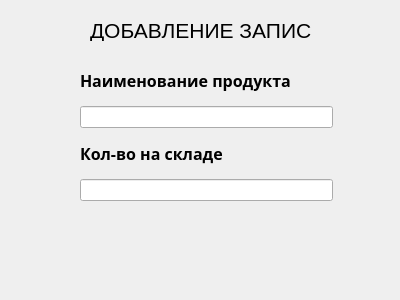
<?xml version="1.0" encoding="UTF-8"?>
<ui version="4.0">
 <class>Dialog</class>
 <widget class="QDialog" name="Dialog">
  <property name="geometry">
   <rect>
    <x>0</x>
    <y>0</y>
    <width>400</width>
    <height>300</height>
   </rect>
  </property>
  <property name="windowTitle">
   <string>Добавление покупки</string>
  </property>
  <widget class="QLabel" name="label_4">
   <property name="geometry">
    <rect>
     <x>90</x>
     <y>20</y>
     <width>221</width>
     <height>21</height>
    </rect>
   </property>
   <property name="font">
    <font>
     <pointsize>16</pointsize>
    </font>
   </property>
   <property name="text">
    <string>ДОБАВЛЕНИЕ ЗАПИСИ</string>
   </property>
  </widget>
  <widget class="QWidget" name="layoutWidget">
   <property name="geometry">
    <rect>
     <x>80</x>
     <y>60</y>
     <width>253</width>
     <height>141</height>
    </rect>
   </property>
   <layout class="QVBoxLayout" name="verticalLayout">
    <item>
     <widget class="QLabel" name="label">
      <property name="font">
       <font>
        <family>Noto Sans SemiBold</family>
        <pointsize>12</pointsize>
        <weight>75</weight>
        <bold>true</bold>
       </font>
      </property>
      <property name="text">
       <string>Наименование продукта</string>
      </property>
     </widget>
    </item>
    <item>
     <widget class="QLineEdit" name="lineEdit"/>
    </item>
    <item>
     <widget class="QLabel" name="label_2">
      <property name="font">
       <font>
        <family>Noto Sans SemiBold</family>
        <pointsize>12</pointsize>
        <weight>75</weight>
        <bold>true</bold>
       </font>
      </property>
      <property name="text">
       <string>Кол-во на складе</string>
      </property>
     </widget>
    </item>
    <item>
     <widget class="QLineEdit" name="lineEdit_2"/>
    </item>
   </layout>
  </widget>
 </widget>
 <resources/>
 <connections/>
</ui>
